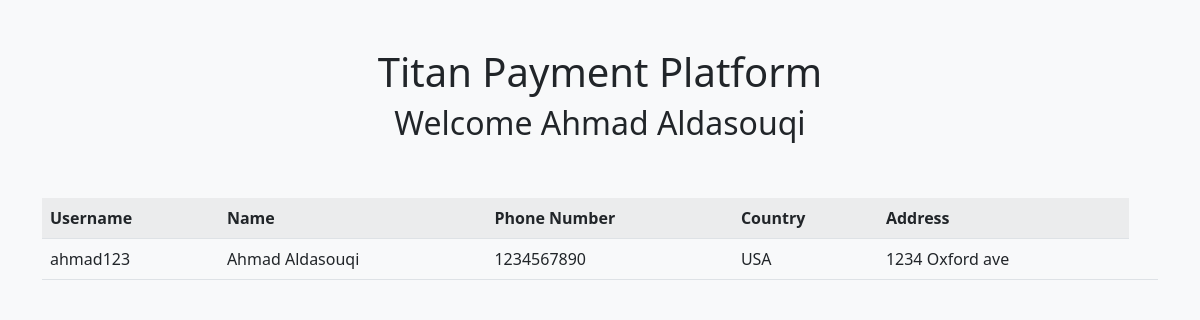
/info (signed in), run on the app's committed database.
### titanpay/models.py (models this page shows, shortened)
class User(db.Model, UserMixin):
    id = db.Column(db.Integer, primary_key=True)
    username = db.Column(db.String(20), unique=True, nullable=False)
    pword = db.Column(db.String(60), nullable=False, unique=False)
    name = db.Column(db.String(20), unique=False, nullable=False)
    phone = db.Column(db.String(20), nullable=False, unique=False)
    country = db.Column(db.String(20), unique=False, nullable=False)
    address = db.Column(db.String(20), unique=False, nullable=False)
    purchases = db.relationship('Purchase', backref='user', lazy=True)

### titanpay/views.py (the view)
@app.route("/info")
@login_required
def info():
    return render_template("info.html")

### titanpay/views.py (called while the page is built)
@login_manager.user_loader
def load_user(user_id):
    return User.query.filter_by(id=user_id).first()

### titanpay/templates/info.html (shortened to what this page needs)
{% extends "layout.html" %}
{% block body %}
    <link rel="stylesheet" href="static/styles.css">
    <body>
        <div class="container">
            <div class="py-5 text-center">
                <h1>Titan Payment Platform</h1>
                <h2>Welcome {{ current_user.name }}</h2>
            </div>
            <table class="table table-striped" id="sortable">
                <tr>
                    <th>Username</th>
                    <th>Name</th>
                    <th>Phone Number</th>
                    <th>Country</th>
                    <th>Address</th>
                </tr>
                <tr>
                    <td>{{ current_user.username }}</td>
                    <td>{{ current_user.name }}</td>
                    <td>{{ current_user.phone }}</td>
                    <td>{{ current_user.country }}</td>
                    <td>{{ current_user.address }}<td>
                </tr>
            </table>
            <br>
        </div>
    </body>
{% endblock %}

### titanpay/static/styles.css (style rules this page uses)
body { font-family: system-ui, -apple-system, BlinkMacSystemFont, 'Segoe UI', Roboto, Oxygen, Ubuntu, Cantarell, 'Open Sans', 'Helvetica Neue', sans-serif; background-color: #f7eae1; }

### data on the page
User: name "Ahmad Aldasouqi", username "ahmad123", phone "1234567890", country "USA", address "1234 Oxford ave"
